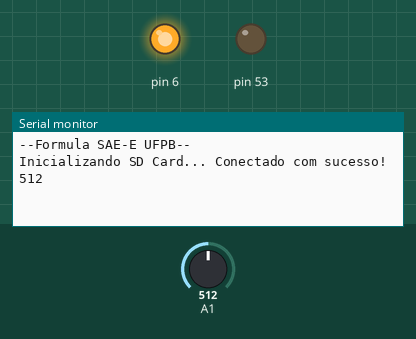
Simulated run of this sketch. Board: Arduino Mega 2560, built with avr-gcc and run on an emulated ATmega2560. On the bench: output pins drawn as LEDs (lit = HIGH), the last lines printed to the serial monitor. The test bench sets the inputs (shaded band); at power-on: A1 = 512. Storage starts empty.

Above: at 1.2 s.
1.3 s: A1 set to 104
At 2.6 s:
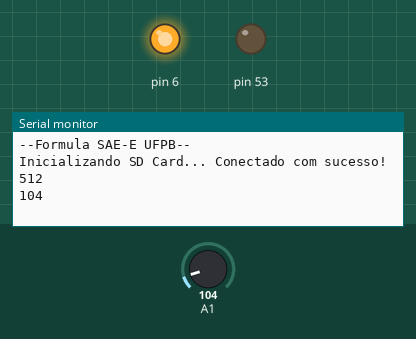
2.8 s: A1 set to 94
At 5.5 s:
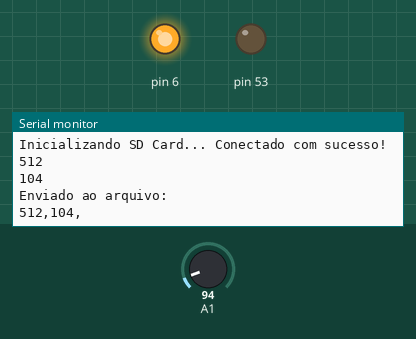

Measured:
- the behaviour switches between 100 and 99 on A1 (found by bisection; images 1 and 2)
- after the input at 1.3 s, the serial monitor: prints a new line after 0.72 s (image 1)
- after the input at 2.8 s, the serial monitor: prints a new line after 1.2 s (image 2)

The sketch:

DataloggerTeste.ino
```cpp
 /*
 Teste do datalogger.
 ###### USAR 3,3 VOLTS ########
 ###### REQUER BIBLIOTECA SDFAT https://github.com/greiman/SdFat ######
 The circuit:
 ** MOSI - pin 11
 ** MISO - pin 12
 ** CLK - pin 13
 ** CS - pin 4

Código original aproveitado do site oficial do Arduino.
Traduzido pela equipe de Sensoriamento do SAE-E UFPB.

*/

#include <SPI.h>
#include <SdFat.h>
SdFat SD;

// On the Ethernet Shield, CS is pin 4. Note that even if it's not
// used as the CS pin, the hardware CS pin (10 on most Arduino boards,
// 53 on the Mega) must be left as an output or the SD library
// functions will not work.
const int chipSelect = 53;

void setup()
{
  // Open serial communications and wait for port to open:
  Serial.begin(9600);
  while (!Serial) {
    ; // wait for serial port to connect. Needed for Leonardo only
  }

  Serial.print("--Formula SAE-E UFPB--");
  Serial.print("\nInicializando SD Card...");
  // make sure that the default chip select pin is set to
  // output, even if you don't use it:
  pinMode(53, OUTPUT);

  // see if the card is present and can be initialized:
  if (!SD.begin(chipSelect)) {
    Serial.println("Erro!");
    pinMode(7, OUTPUT);
    digitalWrite(7, HIGH);
    Serial.end();

  }
  else{
    Serial.println(" Conectado com sucesso!\n");
    pinMode(6, OUTPUT);
    digitalWrite(6, HIGH);
  }
}
void loop()
{
  // make a string for assembling the data to log:
  String dataString = "";
  // read sensor and append to the string:
  while (analogRead(A1)>=100){
    int sensor = analogRead(A1);
    Serial.println(sensor);
    dataString += String(sensor);
    dataString += ",";
    delay(2000);
  }

  // open the file. note that only one file can be open at a time,
  // so you have to close this one before opening another.
  File dataFile = SD.open("testecsv.csv", FILE_WRITE);

  // if the file is available, write to it:
  if (dataFile) {
    dataFile.println(dataString);
    dataFile.close();
    Serial.println("\nEnviado ao arquivo:");
    Serial.println(dataString);
    Serial.println("\n");
  }
  else {
    Serial.println("Confira se o potenciometro esta em posicao > 100.");
   }
   delay(5000);
}
```
